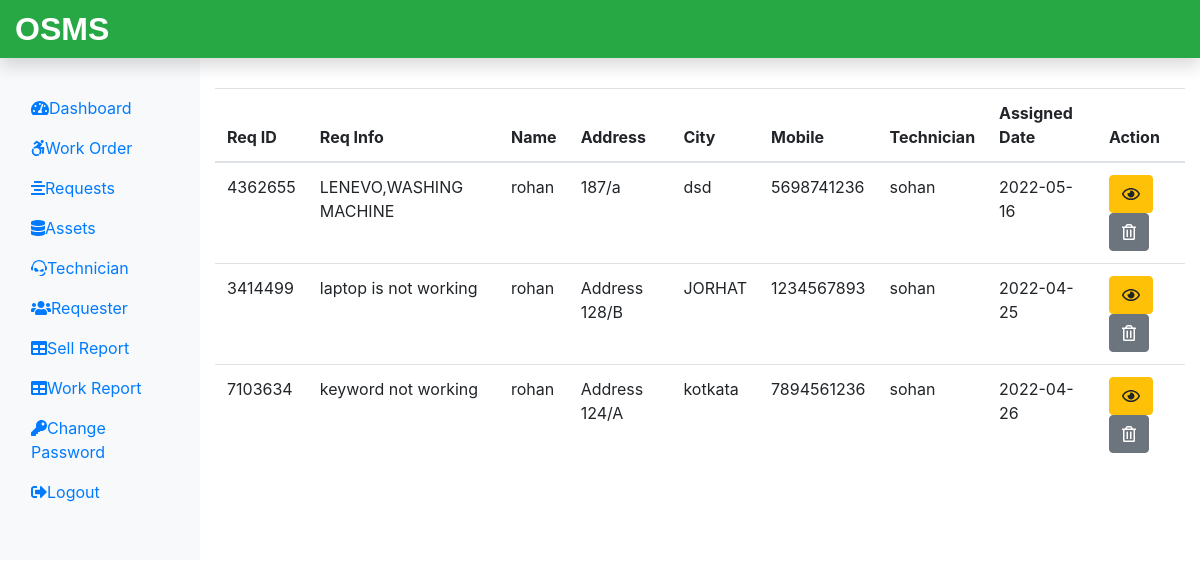
/Admin/work.php (signed in), run on the app's committed database.
### tables this page shows
CREATE TABLE `assignwork_tb` (
  `rno` int(11) NOT NULL,
  `request_id` int(11) NOT NULL,
  `request_info` text NOT NULL,
  `request_desc` text NOT NULL,
  `requester_name` varchar(60) NOT NULL,
  `requester_add1` text NOT NULL,
  `requester_add2` text NOT NULL,
  `requester_city` varchar(60) NOT NULL,
  `requester_state` varchar(60) NOT NULL,
  `requester_zip` int(11) NOT NULL,
  `requester_email` varchar(60) NOT NULL,
  `requester_mobile` bigint(20) NOT NULL,
  `assign_tech` varchar(60) NOT NULL,
  `assign_date` date NOT NULL
);

### Admin/work.php (the view, shortened to what this page needs)
<?php
include('includes/header.php');
include('../dbconnection.php');
?>
<div class="col-sm-9 col-md-10 mt-5">
 <?php
  $sql = "SELECT * FROM assignwork_tb";
  $result = $conn->query($sql);
  if($result->num_rows > 0) {
   echo '<table class="table">';
    echo '<thead>';
     echo '<tr>';
      echo '<th scope="col">Req ID</th>';
      echo '<th scope="col">Req Info</th>';
      echo '<th scope="col">Name</th>';
      echo '<th scope="col">Address</th>';
      echo '<th scope="col">City</th>';
      echo '<th scope="col">Mobile</th>';
      echo '<th scope="col">Technician</th>';
      echo '<th scope="col">Assigned Date</th>';
      echo '<th scope="col">Action</th>';
     echo '</tr>';
    echo '</thead>';
    echo '<tbody>';
     while ($row = $result->fetch_assoc()){
      echo '<tr>';
       echo '<td>'.$row['request_id'].'</td>';
       echo '<td>'.$row['request_info'].'</td>';
       echo '<td>'.$row['requester_name'].'</td>';
       echo '<td>'.$row['requester_add2'].'</td>';
       echo '<td>'.$row['requester_city'].'</td>';
       echo '<td>'.$row['requester_mobile'].'</td>';
       echo '<td>'.$row['assign_tech'].'</td>';
       echo '<td>'.$row['assign_date'].'</td>';
       echo '<td>';
        echo '<form action="viewassignwork.php" method="POST" class="d-inline mr-2">';
         echo '<input type="hidden" name="id" value='.$row['request_id'].'><button class="btn btn-warning" name="view" value="View" type="submit"><i class="far fa-eye"></i></button>';
        echo '</form>';
        echo '<form action="" method="POST" class="d-inline">';
        echo '<input type="hidden" name="id" value='.$row['request_id'].'><button class="btn btn-secondary" name="delete" value="Delete" type="submit"><i class="far fa-trash-alt"></i></button>';
       echo '</form>';
       echo '</td>';
      echo '</tr>';
     }
    echo '</tbody>';
   echo '</table>';
  } else{
   echo '0 Result';
  }
 ?>
</div>
<?php include('includes/footer.php')?>

### data on the page
assignwork_tb: request "4362655", request_info "LENEVO,WASHING MACHINE", requester_name "rohan", requester_add2 "187/a", requester_city "dsd", requester_mobile "5698741236", assign_tech "sohan", assign_date "2022-05-16"
assignwork_tb: request "3414499", request_info "laptop is not working", requester_name "rohan", requester_add2 "Address 128/B", requester_city "JORHAT", requester_mobile "1234567893", assign_tech "sohan", assign_date "2022-04-25"
assignwork_tb: request "7103634", request_info "keyword not working", requester_name "rohan", requester_add2 "Address 124/A", requester_city "kotkata", requester_mobile "7894561236", assign_tech "sohan", assign_date "2022-04-26"
